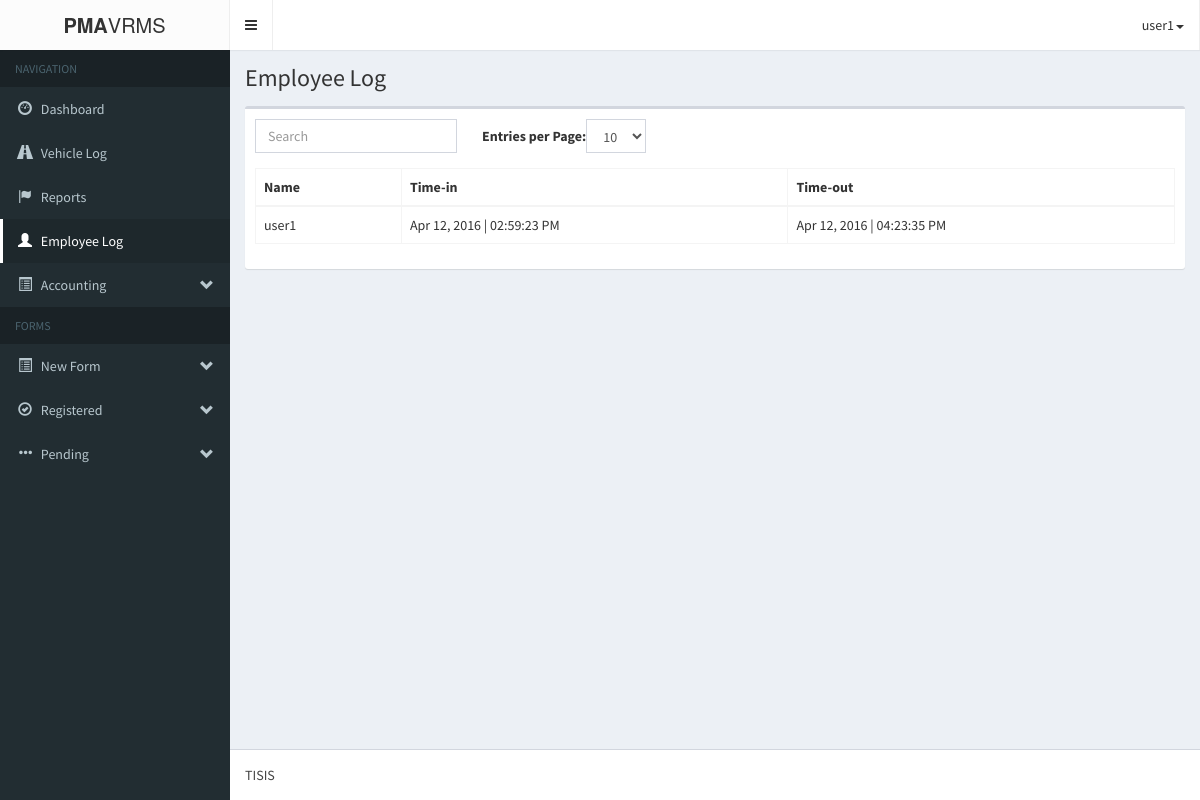
The app's page /pma-vrmsAdmin/login/logbook_page.php (signed in), older data.
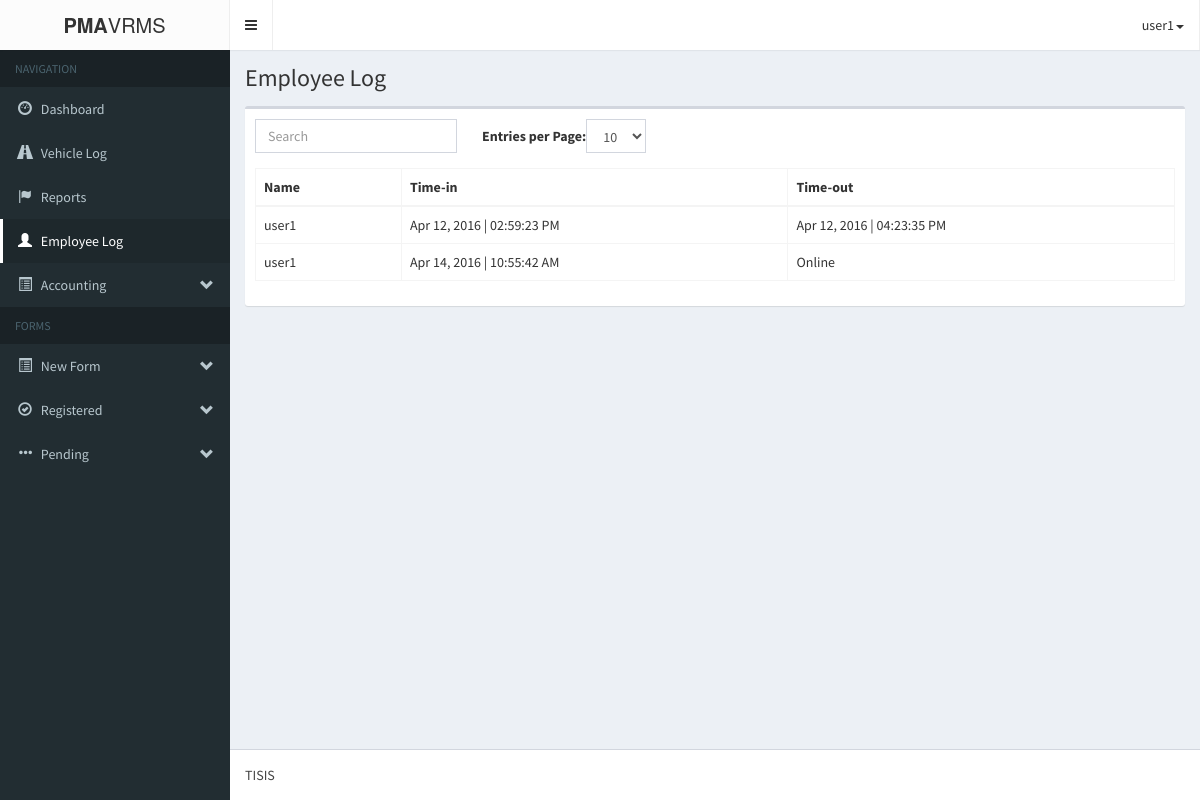
The same page, newer data.
### tables this page shows
CREATE TABLE IF NOT EXISTS `admin_logs` (
  `id` int(11) NOT NULL AUTO_INCREMENT,
  `time_in` datetime NOT NULL,
  `time_out` datetime NOT NULL,
  `user_id` int(11) NOT NULL,
  PRIMARY KEY (`id`)
);

### pma-vrmsAdmin/login/session.php (called while the page is built, shortened)
<?php
	$dbc = mysqli_connect('localhost', 'root', '', 'pma-vrms');
	$user_check = $_SESSION['login_user'];
	$query = "SELECT username from admin_users
				WHERE username='$user_check'";
	$result = mysqli_query($dbc, $query)
				or die('Error querying database.');
	$row = mysqli_fetch_assoc($result);
	$login_session = $row['username'];
?>

### pma-vrmsAdmin/login/logbook_logic.php (called while the page is built, shortened)
<?php
		$handler = mysqli_connect('localhost', 'root', '', 'pma-vrms');
		$query = 'SELECT admin_users.username, admin_logs.time_in, admin_logs.time_out
					FROM admin_logs JOIN admin_users
					WHERE admin_users.id = admin_logs.user_id
					ORDER BY admin_logs.time_in';
		$result = mysqli_query($handler, $query);
		$record = array();
?>

### pma-vrmsAdmin/login/logbook_page.php (the view, shortened to what this page needs)
<?php
include('session.php');
?>
<!DOCTYPE html>
<html>
<head>
	<link rel="stylesheet" href="../bootstrap/css/bootstrap.min.css">
    <link rel="stylesheet" href="../fonts/font-awesome.min.css">
    <link rel="stylesheet" href="../css/style-main.min.css">
    <link rel="stylesheet" href="../bootstrap/css/jquery.bdt.css">
    <link rel="stylesheet" href="../css/skin.min.css">
</head>
<body class="hold-transition skin-black sidebar-mini">
    <div class="wrapper">
      <header class="main-header">
        <div class="logo">
          <span class="logo-lg"><b>PMA</b>VRMS</span>
        </div>
        <nav class="navbar navbar-static-top" role="navigation">
          <a href="#" class="sidebar-toggle" data-toggle="offcanvas" role="button">
          </a>
            <ul class="nav navbar-nav pull-right">
			<li class="drop-down">
				<a class="drop-down toggle" data-toggle="dropdown" href=""><?php echo $login_session; ?><span class="caret"></span></a>
			</li>
		</ul>
        </nav>
      </header>
      <aside class="main-sidebar">
        <section class="sidebar">
          <ul class="sidebar-menu">
            <li class="header">NAVIGATION</li>
            <li class=""><a href="../index.php"><i class="glyphicon glyphicon-dashboard"></i> <span>Dashboard</span></a></li>
            <li class=""><a href="../vehicleLog.php"><i class="glyphicon glyphicon-road"></i> <span>Vehicle Log</span></a></li>
            <li><a href="../reports.php"><i class="glyphicon glyphicon-flag"></i> <span>Reports</span></a></li>
            <li class="active"><a href="../login/logbook_page.php"><i class="glyphicon glyphicon-user"></i> <span>Employee Log</span></a></li>
            <li class="treeview">
              <a href="#"><i class="glyphicon glyphicon-list-alt"></i> <span>Accounting</span> <i class="glyphicon glyphicon-chevron-down pull-right"></i></a>
            </li>
            <li class="header">FORMS</li>
            <li class="treeview">
              <a href="#"><i class="glyphicon glyphicon-list-alt"></i> <span>New Form</span> <i class="glyphicon glyphicon-chevron-down pull-right"></i></a>
            </li>
            <li class="treeview">
              <a href="#"><i class="glyphicon glyphicon-ok-circle"></i> <span>Registered</span> <i class="glyphicon glyphicon-chevron-down pull-right"></i></a>
            </li>
            <li class="treeview">
              <a href="#"><i class="glyphicon glyphicon-option-horizontal"></i> <span>Pending</span> <i class="glyphicon glyphicon-chevron-down pull-right"></i></a>
            </li>
          </ul>
        </section>
      </aside>
      <div class="content-wrapper">
        <section class="content-header">
          <h1>
            Employee Log
          </h1>
        </section>
        <section class="content">
		<div class="'container">
			<div class="row">
				<div class="col-md-12">
                    <div class="box">
                        <div class="box-body">
                            <table class="table table-bordered table-hover" id="bootstrap-table">
				<thead>
					<th>Name</th>
					<th>Time-in</th>
					<th>Time-out</th>
				</thead>
				<tbody>
					<?php
					require_once('logbook_logic.php');
					foreach($record as $rec){
						$date_time_in = date_format(date_create($rec['time_in']), 'M d, Y | h:i:s A');
						$date_time_out = $rec['time_out'] === '0000-00-00 00:00:00' ? 'Online' : date_format(date_create($rec['time_out']), 'M d, Y | h:i:s A');
						echo <<<REC
						<tr>
							<td>$rec[username]</td>
							<td>$date_time_in</td>
							<td>$date_time_out</td>
						</tr>
REC;
					}
					?>
				</tbody>
			</table>
                        </div>
                    </div>
                </div>
</section>
        <br/><br/>
        </div>
      <footer class="main-footer">
        TISIS
      </footer>
    </div>
</body>
</html>

Row changes from the older to the newer data that the page shows:
added admin_logs: admin_users.username "user1", time_in "Apr 14, 2016 | 10:55:42 AM", time_out "Online"
